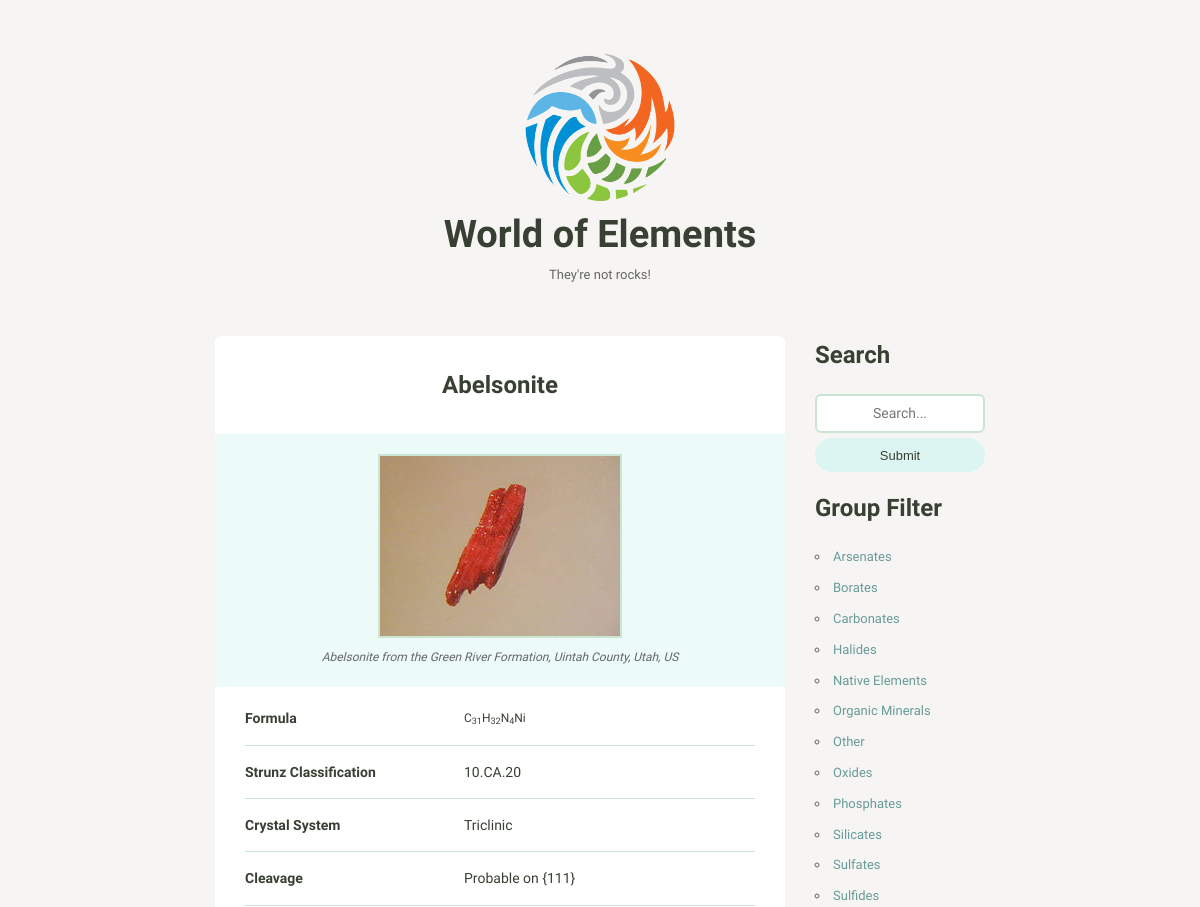
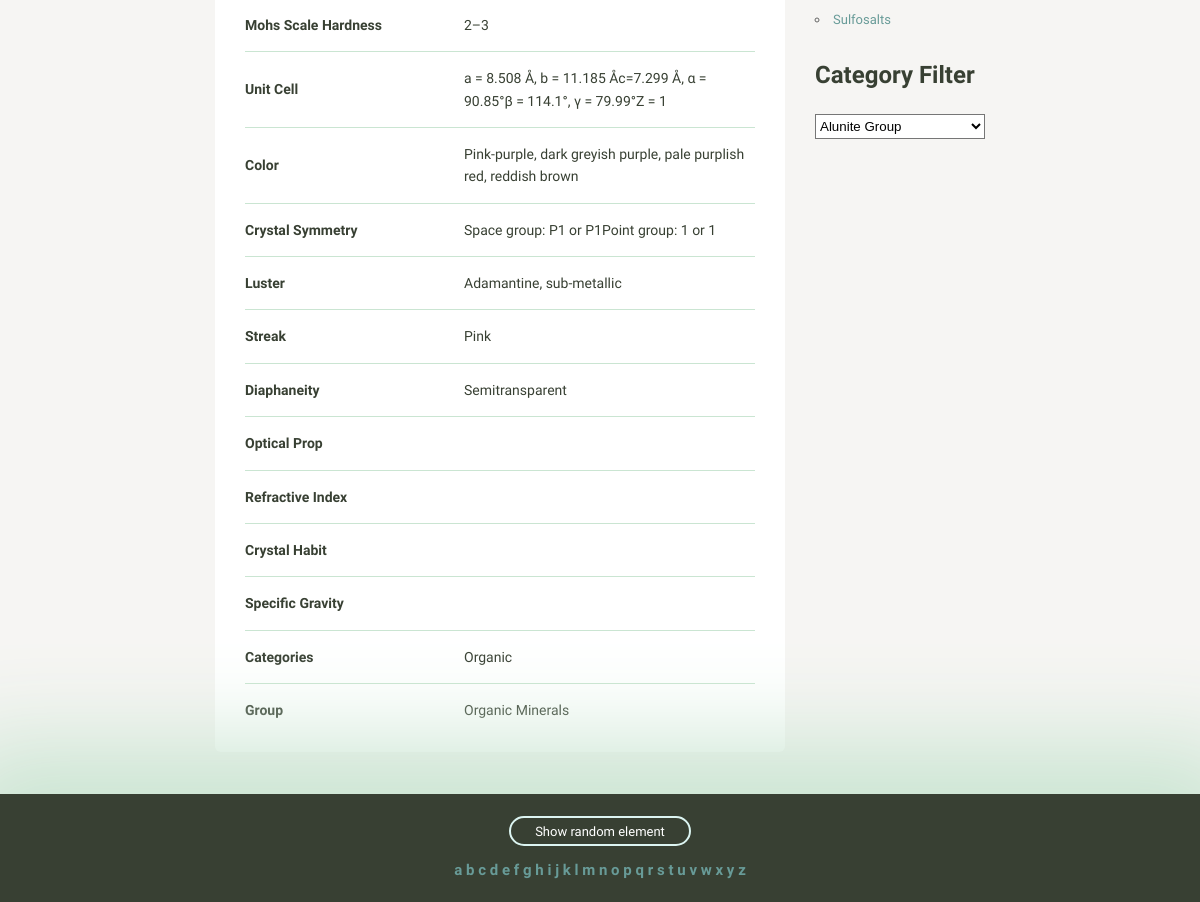
Page /detail/1/ on the committed database (2 pictures, top to bottom).
### mineral_detail/models.py (models this page shows, shortened)
class Mineral(models.Model):
    name = models.CharField(max_length=500)
    image_filename = models.CharField(max_length=500)
    image_caption = models.CharField(max_length=500)
    formula = models.CharField(max_length=500, blank=True)
    strunz = models.CharField(max_length=500, blank=True)
    crystal_system = models.CharField(max_length=500)
    unit_cell = models.CharField(max_length=500, blank=True)
    color = models.CharField(max_length=500, blank=True)
    crystal_symmetry = models.CharField(max_length=500, blank=True)
    cleavage = models.CharField(max_length=500, blank=True)
    mohs_scale = models.CharField(max_length=500, blank=True)
    luster = models.CharField(max_length=500, blank=True)
    streak = models.CharField(max_length=500, blank=True)
    diaphaneity = models.CharField(max_length=500, blank=True)
    optical_prop = models.CharField(max_length=500, blank=True)
    refractive_index = models.CharField(max_length=500, blank=True)
    crystal_habit = models.CharField(max_length=500, blank=True)
    specific_gravity = models.CharField(max_length=500, blank=True)
    categories = models.ManyToManyField(Category)
    group = models.ForeignKey(Group, on_delete=models.CASCADE)
    @property
    def static_url(self):
        return 'images/minerals/' + self.name.title() + '.jpg'
    def category_names(self):
        return ', '.join([a.name for a in self.categories.all()])

class Category(models.Model):
    name = models.CharField(max_length=500, default='None')

class Group(models.Model):
    name = models.CharField(max_length=500)
    def __str__(self):
        return self.name

### mineral_detail/views.py (the view)
# urls.py: path('detail/', include('mineral_detail.urls'), name='mineral-detail'),
def mineral_detail(request, mineral_id):
    mineral = get_object_or_404(Mineral, pk=mineral_id)
    mineral_form = MineralForm(instance=mineral)
    all_mineral_count = Mineral.objects.all().values('id').count()
    rand_num = random.randint(1, all_mineral_count)
    groups = Group.objects.values('name').order_by('name')
    categories = Category.objects.values('name').order_by('name')
    context = {
        'mineral': mineral,
        'mineral_form': mineral_form,
        'rand_mineral': rand_num,
        'letters': string.ascii_lowercase,
        'mineral_groups': groups,
        'mineral_categories': categories,
    }
    return render(request, 'detail.html', context)

### mineral_detail/forms.py
class MineralForm(forms.ModelForm):
    class Meta:
        model = Mineral
        fields = ['strunz', 'crystal_system', 'cleavage', 'mohs_scale',
                  'unit_cell', 'color', 'crystal_symmetry',
                  'luster', 'streak', 'diaphaneity', 'optical_prop',
                  'refractive_index', 'crystal_habit',
                  'specific_gravity']
        labels = {
            'strunz': 'Strunz Classification',
            'mohs_scale': 'Mohs Scale Hardness'
        }

### mineral_detail/templatetags/custom_tags.py (called while the page is built)
@register.simple_tag(name='url_filter_replace')
def url_filter_replace(request, field, value):
    url_string = request.GET.copy()
    return u"/?{}={}".format(field, value)

### templates/detail.html
{% extends "layout.html" %}
{% block content %}
    <div class="mineral__container">
        <h1 class="mineral__name">{{ mineral.name }}</h1>
        <div class="mineral__image-bg">
            {% load static %}
            <img class="mineral__image" src="{% static mineral.static_url %}">
            <p class="mineral__caption">{{ mineral.image_caption }}</p>
        </div>
        <div class="mineral__table-container">
            <table class="mineral__table">
                <tr>
                    <td class="mineral__category">Formula</td>
                    {% autoescape off %}
                        <td class="mineral__formula">{{ mineral.formula }}</td>
                    {% endautoescape %}
                </tr>
                {% for field in mineral_form %}
                    <tr>
                        <td class="mineral__category">{{ field.label|title }}</td>
                        <td>{{ field.value }}</td>
                    </tr>
                {% endfor %}
                <tr>
                    <td class="mineral__category">Categories</td>
                    <td>{{ mineral.category_names }}</td>
                </tr>
                <tr>
                    <td class="mineral__category">Group</td>
                    <td>{{ mineral.group }}</td>
                </tr>
            </table>
        </div>
    </div>
{% endblock %}

### templates/layout.html (shortened to what this page needs)
{% load custom_tags %}
<!DOCTYPE html>
<html lang="en">
<head>
    {% load static from staticfiles %}
    {% block static %}
    <link href="{% static 'css/global.css' %}" rel='stylesheet' type='text/css'>
    <link href="{% static 'css/custom.css' %}" rel='stylesheet' type='text/css'>
</head>
<body>
    <div class="bounds">
        <div class="grid-100">
            <a href="{% url 'index' %}">
                <img class='elements_img' src='/static/images/elements.png' />
                <h1 class="logo__name text-centered">World of Elements</h1>
            </a>
            <p class="logo__text text-centered">They're not rocks!</p>
        </div>
        <div class="grid-75">
            {% block content %}
            {% endblock content %}
        </div>
        <div class="grid-25 sidebar">
            <div class="search-form">
                <h2>Search</h2>
                <form type="get" action="{% url_filter_replace request 'search-box' search_term %}">
                    <input id="search-box" type="text" name="search-box" placeholder="Search...">
                    <button id="search-submit" class="minerals__anchor" type="submit">Submit</button>
                </form>
            </div>
            <div class="groups">
                <h2>Group Filter</h2>
                <ul>
                    {% for group in mineral_groups %}
                    <li class="group__item">
                        <a class="group__link {% if group.name == searched_group %}bolded{% endif %}"
                            href="{% url_filter_replace request 'group' group.name %}">{{ group.name|title }}</a>
                    </li>
                    {% endfor %}
                </ul>
            </div>
            <div class="categories">
                <h2>Category Filter</h2>
                <select onChange="window.location.href=this.value">
                    {% for category in mineral_categories %}
                    <option value="{% url_filter_replace request 'cat' category.name %}"
                        {% if category.name == searched_category %}selected{% endif %}>{{ category.name|title }}
                    </option>
                    {% endfor %}
                </select>
            </div>
        </div>
    </div>
    <div class="minerals__random">
        <a class="minerals__anchor" href="{% url 'mineral_detail' rand_mineral %}">Show random element</a>
        <div class="minerals__letters">
            {% for letter in letters %}
            <strong><a class="minerals__letter {% if letter == searched_letter %}bolded{% endif %}"
                    href="{% url 'index' %}?letter={{ letter }}">{{ letter }}</a></strong>
            {% endfor %}
        </div>
    </div>
</body>
{% endblock static %}
</html>

### static/css/global.css (style rules this page uses)
html { font-family: sans-serif; -ms-text-size-adjust: 100%; -webkit-text-size-adjust: 100%; }
body { margin: 0; }
a { background-color: transparent; }
h1 { font-size: 2em; margin: 0.67em 0; }
sub { font-size: 75%; line-height: 0; position: relative; vertical-align: baseline; bottom: -0.25em; }
img { border: 0; }
input { color: inherit; font: inherit; margin: 0; }
input { line-height: normal; }
table { border-collapse: collapse; border-spacing: 0; }
td, th { padding: 0; }
html { font-size: 62.5%; }
body { background-color: #f6f5f3; font-size: 1.5em; line-height: 1.6; font-weight: 400; font-family: "Cousine"; color: #666; }
.bounds { max-width: 800px; margin: 0 auto; padding: 50px 0 150px; overflow: hidden; }
.grid, .grid-5, .grid-10, .grid-15, .grid-20, .grid-25, .grid-30, .grid-33, .grid-35, .grid-40, .grid-45, .grid-50, .grid-55, .grid-60, .grid-65, .grid-66, .grid-70, .grid-75, .grid-80, .grid-90, .grid-95, .grid-100 { float: left; box-sizing: border-box; position: relative; }
.grid-25 { width: 25%; padding: 0 15px; }
.grid-75 { width: 75%; padding: 0 15px; }
.grid-100 { width: 100%; padding: 0 15px; }
h1, h2, h3, h4, h5, h6 { margin-top: 0; margin-bottom: 2rem; font-weight: bold; font-family: "Work Sans", sans-serif; color: #384033; }
h1 { font-size: 3.8rem; }
h2 { font-size: 2.4rem; }
@media (min-width: 550px) { h1 { font-size: 3.8rem; } }
@media (min-width: 550px) { h2 { font-size: 2.4rem; } }
p { margin-top: 0; font-size: 1.6rem; }
a { color: #689b98; text-decoration: none; -webkit-transition: color 0.2s; -moz-transition: color 0.2s; -ms-transition: color 0.2s; -o-transition: color 0.2s; transition: color 0.2s; }
input[type="text"] { background: #fff; width: 100%; color: #666; border-radius: 6px; border: 2px solid #CAE5D2; padding: 9px 15px 10px 15px; margin-bottom: 15px; outline: none; box-sizing: border-box; font-size: 1.4rem; font-family: "Work Sans", sans-serif; -webkit-appearance: none; -moz-appearance: none; appearance: none; -webkit-transition: 0.2s; -moz-transition: 0.2s; -ms-transition: 0.2s; -o-transition: 0.2s; transition: 0.2s; }
ul { list-style: circle inside; padding-left: 0; margin-top: 0; }
li { margin-bottom: 1rem; font-size: 1.3rem; }
th, td { padding: 15px; text-align: left; border-bottom: 1px solid #e1e1e1; }
th:first-child, td:first-child { padding-left: 0; }
th:last-child, td:last-child { padding-right: 0; }
input { margin-bottom: 1.5rem; }
table, p, ul { margin-bottom: 2.5rem; }
.text-centered { text-align: center; }
.logo__name { margin-bottom: 0; }
.logo__text { margin-bottom: 50px; font-size: 13px; }
.minerals__anchor { border: solid 2px #DCF5F2; border-radius: 100px; color: #384033; display: block; font-size: 13px; text-align: center; padding: 8px 0 7px 0; width: 100%; transition: background-color 200ms ease-in-out, font-weight 200ms ease-in-out, color 200ms ease-in-out; }
.minerals__random { background-color: #384033; box-shadow: 0 0 100px 50px #CAE5D2; color: #fff; padding: 20px 0 20px 0; position: fixed; bottom: 0; text-align: center; width: 100%; }
.minerals__random .minerals__anchor { display: inline; color: #fff; padding: 6px 24px 5px 24px; }
.mineral__container { background-color: #fff; border-radius: 6px; list-style: none; padding: 0; text-align: center; }
.mineral__name { display: block; width: 100%; margin: 0; font-size: 24px; padding: 30px 0 30px 0; }
.mineral__image { display: block; margin: 0 auto; border: solid 2px #CAE5D2; }
.mineral__image-bg { background-color: #ecfaf8; padding: 20px 0; }
.mineral__caption { font-size: 12px; font-style: italic; padding: 10px 0 0 0; margin: 0; }
.mineral__table { font-size: 14px; color: #384033; }
.mineral__table td { border-color: #CAE5D2; }
.mineral__table tr:last-of-type td { border-bottom: none; padding-bottom: 0; }
.mineral__table-container { padding: 5px 30px 0; }
.mineral__category { font-weight: bold; width: 40%; }
.mineral__formula { font-size: 12px; }

### rows in the picture
Mineral: name "Abelsonite", name (picture), image_caption "Abelsonite from the Green River Formation, Uintah County, Utah, US", formula "C 31 H 32 N 4 Ni", value "10.CA.20" "Triclinic" "Probable on {111}" "2–3" "a = 8.508 Å, b = 11.185 Åc=7.299 Å, α = 90.85°β = 114.1°, γ = 79.99°Z = 1" "Pink-purple, dark greyish purple, pale purplish red, reddish brown" "Space group: P1 or P1Point group: 1 or 1" "Adamantine, sub-metallic" "Pink" "Semitransparent", category_names "Organic", group "Organic Minerals"

### other values in the picture
{{ field.label|title }} "Strunz Classification" "Crystal System" "Cleavage" "Mohs Scale Hardness" "Unit Cell" "Color" "Crystal Symmetry" "Luster" "Streak" "Diaphaneity" "Optical Prop" "Refractive Index" "Crystal Habit" "Specific Gravity"
{{ group.name|title }} "Arsenates" "Borates" "Carbonates" "Halides" "Native Elements" "Organic Minerals" "Other" "Oxides" "Phosphates" "Silicates" "Sulfates" "Sulfides" "Sulfosalts"
{{ letter }} "a" "b" "c" "d" "e" "f" "g" "h" "i" "j" "k" "l" "m" "n" "o" "p" "q" "r" "s" "t" "u" "v" "w" "x" "y" "z"
form field value "Alunite Group"
